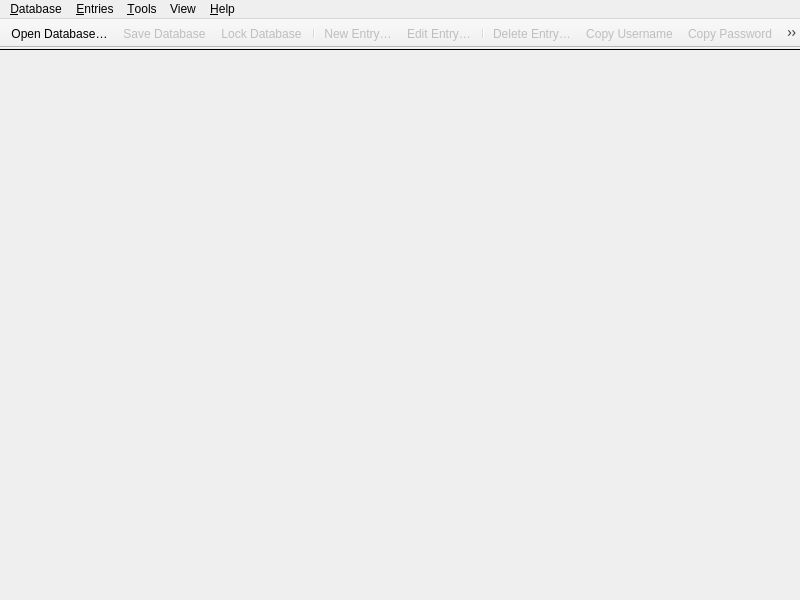
<?xml version="1.0" encoding="UTF-8"?>
<ui version="4.0">
 <class>MainWindow</class>
 <widget class="QMainWindow" name="MainWindow">
  <property name="enabled">
   <bool>true</bool>
  </property>
  <property name="geometry">
   <rect>
    <x>0</x>
    <y>0</y>
    <width>800</width>
    <height>600</height>
   </rect>
  </property>
  <property name="minimumSize">
   <size>
    <width>800</width>
    <height>500</height>
   </size>
  </property>
  <property name="windowTitle">
   <string notr="true">KeePassXC</string>
  </property>
  <widget class="QWidget" name="centralwidget">
   <property name="enabled">
    <bool>true</bool>
   </property>
   <layout class="QVBoxLayout" name="verticalLayout">
    <property name="spacing">
     <number>0</number>
    </property>
    <property name="leftMargin">
     <number>0</number>
    </property>
    <property name="topMargin">
     <number>0</number>
    </property>
    <property name="rightMargin">
     <number>0</number>
    </property>
    <property name="bottomMargin">
     <number>0</number>
    </property>
    <item>
     <widget class="MessageWidget" name="globalMessageWidget" native="true">
      <property name="sizePolicy">
       <sizepolicy hsizetype="Preferred" vsizetype="Preferred">
        <horstretch>0</horstretch>
        <verstretch>0</verstretch>
       </sizepolicy>
      </property>
     </widget>
    </item>
    <item>
     <widget class="Line" name="toolbarSeparator">
      <property name="frameShadow">
       <enum>QFrame::Plain</enum>
      </property>
      <property name="orientation">
       <enum>Qt::Horizontal</enum>
      </property>
     </widget>
    </item>
    <item>
     <widget class="QStackedWidget" name="stackedWidget">
      <property name="sizePolicy">
       <sizepolicy hsizetype="Preferred" vsizetype="Preferred">
        <horstretch>0</horstretch>
        <verstretch>0</verstretch>
       </sizepolicy>
      </property>
      <property name="currentIndex">
       <number>2</number>
      </property>
      <widget class="QWidget" name="pageDatabase">
       <layout class="QVBoxLayout" name="verticalLayout_2">
        <property name="leftMargin">
         <number>0</number>
        </property>
        <property name="topMargin">
         <number>0</number>
        </property>
        <property name="rightMargin">
         <number>0</number>
        </property>
        <property name="bottomMargin">
         <number>0</number>
        </property>
        <item>
         <widget class="DatabaseTabWidget" name="tabWidget">
          <property name="currentIndex">
           <number>-1</number>
          </property>
          <property name="tabsClosable">
           <bool>true</bool>
          </property>
          <property name="movable">
           <bool>true</bool>
          </property>
         </widget>
        </item>
       </layout>
      </widget>
      <widget class="QWidget" name="pageSettings">
       <layout class="QVBoxLayout" name="verticalLayout_3">
        <property name="leftMargin">
         <number>0</number>
        </property>
        <property name="topMargin">
         <number>0</number>
        </property>
        <property name="rightMargin">
         <number>0</number>
        </property>
        <property name="bottomMargin">
         <number>0</number>
        </property>
        <item>
         <widget class="ApplicationSettingsWidget" name="settingsWidget" native="true"/>
        </item>
       </layout>
      </widget>
      <widget class="QWidget" name="pageWelcome">
       <layout class="QVBoxLayout" name="verticalLayout_5">
        <item>
         <layout class="QHBoxLayout" name="horizontalLayout">
          <item>
           <spacer name="horizontalSpacer">
            <property name="orientation">
             <enum>Qt::Horizontal</enum>
            </property>
            <property name="sizeType">
             <enum>QSizePolicy::MinimumExpanding</enum>
            </property>
            <property name="sizeHint" stdset="0">
             <size>
              <width>50</width>
              <height>20</height>
             </size>
            </property>
           </spacer>
          </item>
          <item>
           <widget class="WelcomeWidget" name="welcomeWidget" native="true"/>
          </item>
          <item>
           <spacer name="horizontalSpacer_2">
            <property name="orientation">
             <enum>Qt::Horizontal</enum>
            </property>
            <property name="sizeType">
             <enum>QSizePolicy::MinimumExpanding</enum>
            </property>
            <property name="sizeHint" stdset="0">
             <size>
              <width>50</width>
              <height>20</height>
             </size>
            </property>
           </spacer>
          </item>
         </layout>
        </item>
       </layout>
      </widget>
      <widget class="QWidget" name="pagePasswordGenerator">
       <layout class="QVBoxLayout" name="verticalLayout_6">
        <property name="leftMargin">
         <number>60</number>
        </property>
        <property name="topMargin">
         <number>30</number>
        </property>
        <property name="rightMargin">
         <number>60</number>
        </property>
        <item>
         <spacer name="verticalSpacer_2">
          <property name="orientation">
           <enum>Qt::Vertical</enum>
          </property>
          <property name="sizeHint" stdset="0">
           <size>
            <width>20</width>
            <height>40</height>
           </size>
          </property>
         </spacer>
        </item>
        <item>
         <widget class="PasswordGeneratorWidget" name="passwordGeneratorWidget" native="true"/>
        </item>
        <item>
         <spacer name="verticalSpacer">
          <property name="orientation">
           <enum>Qt::Vertical</enum>
          </property>
          <property name="sizeHint" stdset="0">
           <size>
            <width>20</width>
            <height>40</height>
           </size>
          </property>
         </spacer>
        </item>
       </layout>
      </widget>
     </widget>
    </item>
   </layout>
  </widget>
  <widget class="QMenuBar" name="menubar">
   <property name="geometry">
    <rect>
     <x>0</x>
     <y>0</y>
     <width>800</width>
     <height>21</height>
    </rect>
   </property>
   <property name="contextMenuPolicy">
    <enum>Qt::PreventContextMenu</enum>
   </property>
   <widget class="QMenu" name="menuFile">
    <property name="title">
     <string>&amp;Database</string>
    </property>
    <widget class="QMenu" name="menuRecentDatabases">
     <property name="title">
      <string>&amp;Recent Databases</string>
     </property>
    </widget>
    <widget class="QMenu" name="menuImport">
     <property name="title">
      <string>&amp;Import</string>
     </property>
     <addaction name="actionImportCsv"/>
    </widget>
    <widget class="QMenu" name="menuExport">
     <property name="title">
      <string>&amp;Export</string>
     </property>
     <addaction name="actionExportCsv"/>
     <addaction name="actionExportHtml"/>
     <addaction name="actionExportXML"/>
    </widget>
    <addaction name="actionDatabaseNew"/>
    <addaction name="actionDatabaseOpen"/>
    <addaction name="menuRecentDatabases"/>
    <addaction name="actionDatabaseSave"/>
    <addaction name="actionDatabaseSaveAs"/>
    <addaction name="actionDatabaseClose"/>
    <addaction name="separator"/>
    <addaction name="actionLockDatabase"/>
    <addaction name="separator"/>
    <addaction name="separator"/>
    <addaction name="menuImport"/>
    <addaction name="menuExport"/>
    <addaction name="separator"/>
    <addaction name="actionQuit"/>
   </widget>
   <widget class="QMenu" name="menuHelp">
    <property name="title">
     <string>&amp;Help</string>
    </property>
    <addaction name="separator"/>
    <addaction name="actionGettingStarted"/>
    <addaction name="actionUserGuide"/>
    <addaction name="actionKeyboardShortcuts"/>
    <addaction name="separator"/>
    <addaction name="actionBugReport"/>
    <addaction name="actionAbout"/>
   </widget>
   <widget class="QMenu" name="menuEntries">
    <property name="title">
     <string>&amp;Entries</string>
    </property>
    <property name="separatorsCollapsible">
     <bool>true</bool>
    </property>
    <addaction name="actionEntryNew"/>
    <addaction name="actionEntryEdit"/>
    <addaction name="actionEntryDelete"/>
    <addaction name="separator"/>
    <addaction name="separator"/>
    <addaction name="actionEntryCopyUsername"/>
    <addaction name="actionEntryCopyPassword"/>
    <addaction name="separator"/>
    <addaction name="separator"/>
    <addaction name="separator"/>
    <addaction name="separator"/>
    <addaction name="actionEntryRestore"/>
   </widget>
   <widget class="QMenu" name="menuTools">
    <property name="title">
     <string>&amp;Tools</string>
    </property>
    <addaction name="actionPasswordGenerator"/>
    <addaction name="actionSettings"/>
   </widget>
   <widget class="QMenu" name="menuView">
    <property name="title">
     <string>View</string>
    </property>
    <widget class="QMenu" name="menuTheme">
     <property name="title">
      <string>Theme</string>
     </property>
     <addaction name="actionThemeAuto"/>
     <addaction name="actionThemeLight"/>
     <addaction name="actionThemeDark"/>
     <addaction name="actionThemeClassic"/>
    </widget>
    <addaction name="menuTheme"/>
    <addaction name="actionAlwaysOnTop"/>
    <addaction name="actionShowPreviewPanel"/>
    <addaction name="actionShowToolbar"/>
    <addaction name="actionHideUsernames"/>
    <addaction name="actionHidePasswords"/>
   </widget>
   <addaction name="menuFile"/>
   <addaction name="menuEntries"/>
   <addaction name="menuTools"/>
   <addaction name="menuView"/>
   <addaction name="menuHelp"/>
  </widget>
  <widget class="KPToolBar" name="toolBar">
   <property name="contextMenuPolicy">
    <enum>Qt::PreventContextMenu</enum>
   </property>
   <property name="movable">
    <bool>false</bool>
   </property>
   <property name="iconSize">
    <size>
     <width>26</width>
     <height>26</height>
    </size>
   </property>
   <attribute name="toolBarArea">
    <enum>TopToolBarArea</enum>
   </attribute>
   <attribute name="toolBarBreak">
    <bool>false</bool>
   </attribute>
   <addaction name="actionDatabaseOpen"/>
   <addaction name="actionDatabaseSave"/>
   <addaction name="actionLockDatabaseToolbar"/>
   <addaction name="separator"/>
   <addaction name="actionEntryNew"/>
   <addaction name="actionEntryEdit"/>
   <addaction name="separator"/>
   <addaction name="actionEntryDelete"/>
   <addaction name="actionEntryCopyUsername"/>
   <addaction name="actionEntryCopyPassword"/>
   <addaction name="separator"/>
   <addaction name="actionPasswordGenerator"/>
   <addaction name="actionSettings"/>
   <addaction name="separator"/>
  </widget>
  <action name="actionQuit">
   <property name="text">
    <string>&amp;Quit</string>
   </property>
   <property name="menuRole">
    <enum>QAction::QuitRole</enum>
   </property>
  </action>
  <action name="actionAbout">
   <property name="text">
    <string>&amp;About</string>
   </property>
   <property name="menuRole">
    <enum>QAction::AboutRole</enum>
   </property>
  </action>
  <action name="actionCheckForUpdates">
   <property name="text">
    <string>&amp;Check for Updates</string>
   </property>
   <property name="menuRole">
    <enum>QAction::ApplicationSpecificRole</enum>
   </property>
  </action>
  <action name="actionDatabaseOpen">
   <property name="text">
    <string>&amp;Open Database…</string>
   </property>
  </action>
  <action name="actionDatabaseSave">
   <property name="enabled">
    <bool>false</bool>
   </property>
   <property name="text">
    <string>&amp;Save Database</string>
   </property>
  </action>
  <action name="actionDatabaseClose">
   <property name="enabled">
    <bool>false</bool>
   </property>
   <property name="text">
    <string>&amp;Close Database</string>
   </property>
  </action>
  <action name="actionDatabaseNew">
   <property name="text">
    <string>&amp;New Database…</string>
   </property>
   <property name="toolTip">
    <string>Create a new database</string>
   </property>
  </action>
  <action name="actionDatabaseMerge">
   <property name="text">
    <string>&amp;Merge From Database…</string>
   </property>
   <property name="toolTip">
    <string>Merge from another KDBX database</string>
   </property>
  </action>
  <action name="actionEntryNew">
   <property name="enabled">
    <bool>false</bool>
   </property>
   <property name="text">
    <string>&amp;New Entry…</string>
   </property>
   <property name="toolTip">
    <string>Add a new entry</string>
   </property>
  </action>
  <action name="actionEntryEdit">
   <property name="enabled">
    <bool>false</bool>
   </property>
   <property name="text">
    <string>&amp;Edit Entry…</string>
   </property>
   <property name="toolTip">
    <string>View or edit entry</string>
   </property>
  </action>
  <action name="actionEntryDelete">
   <property name="enabled">
    <bool>false</bool>
   </property>
   <property name="text">
    <string>&amp;Delete Entry…</string>
   </property>
  </action>
  <action name="actionGroupNew">
   <property name="enabled">
    <bool>false</bool>
   </property>
   <property name="text">
    <string>&amp;New Group…</string>
   </property>
   <property name="toolTip">
    <string>Add a new group</string>
   </property>
  </action>
  <action name="actionGroupEdit">
   <property name="enabled">
    <bool>false</bool>
   </property>
   <property name="text">
    <string>&amp;Edit Group…</string>
   </property>
  </action>
  <action name="actionGroupDelete">
   <property name="enabled">
    <bool>false</bool>
   </property>
   <property name="text">
    <string>&amp;Delete Group…</string>
   </property>
  </action>
  <action name="actionGroupDownloadFavicons">
   <property name="enabled">
    <bool>false</bool>
   </property>
   <property name="text">
    <string>Download All &amp;Favicons…</string>
   </property>
  </action>
  <action name="actionGroupSortAsc">
   <property name="enabled">
    <bool>false</bool>
   </property>
   <property name="text">
    <string>Sort &amp;A-Z</string>
   </property>
  </action>
  <action name="actionGroupSortDesc">
   <property name="enabled">
    <bool>false</bool>
   </property>
   <property name="text">
    <string>Sort &amp;Z-A</string>
   </property>
  </action>
  <action name="actionDatabaseSaveAs">
   <property name="enabled">
    <bool>false</bool>
   </property>
   <property name="text">
    <string>Sa&amp;ve Database As…</string>
   </property>
  </action>
  <action name="actionDatabaseSecurity">
   <property name="enabled">
    <bool>false</bool>
   </property>
   <property name="text">
    <string>Database &amp;Security…</string>
   </property>
  </action>
  <action name="actionReports">
   <property name="enabled">
    <bool>false</bool>
   </property>
   <property name="text">
    <string>Database &amp;Reports…</string>
   </property>
   <property name="toolTip">
    <string>Statistics, health check, etc.</string>
   </property>
   <property name="menuRole">
    <enum>QAction::NoRole</enum>
   </property>
  </action>
  <action name="actionDatabaseSettings">
   <property name="enabled">
    <bool>false</bool>
   </property>
   <property name="text">
    <string>&amp;Database Settings…</string>
   </property>
   <property name="toolTip">
    <string>Database settings</string>
   </property>
   <property name="menuRole">
    <enum>QAction::NoRole</enum>
   </property>
  </action>
  <action name="actionEntryClone">
   <property name="enabled">
    <bool>false</bool>
   </property>
   <property name="text">
    <string>&amp;Clone Entry…</string>
   </property>
  </action>
  <action name="actionEntryMoveUp">
   <property name="enabled">
    <bool>false</bool>
   </property>
   <property name="text">
    <string>Move u&amp;p</string>
   </property>
   <property name="toolTip">
    <string>Move entry one step up</string>
   </property>
  </action>
  <action name="actionEntryMoveDown">
   <property name="enabled">
    <bool>false</bool>
   </property>
   <property name="text">
    <string>Move do&amp;wn</string>
   </property>
   <property name="toolTip">
    <string>Move entry one step down</string>
   </property>
  </action>
  <action name="actionEntryCopyUsername">
   <property name="enabled">
    <bool>false</bool>
   </property>
   <property name="text">
    <string>Copy &amp;Username</string>
   </property>
   <property name="toolTip">
    <string>Copy username to clipboard</string>
   </property>
  </action>
  <action name="actionEntryCopyPassword">
   <property name="enabled">
    <bool>false</bool>
   </property>
   <property name="text">
    <string>Copy &amp;Password</string>
   </property>
   <property name="toolTip">
    <string>Copy password to clipboard</string>
   </property>
  </action>
  <action name="actionSettings">
   <property name="checkable">
    <bool>true</bool>
   </property>
   <property name="text">
    <string>&amp;Settings</string>
   </property>
   <property name="menuRole">
    <enum>QAction::PreferencesRole</enum>
   </property>
  </action>
  <action name="actionPasswordGenerator">
   <property name="checkable">
    <bool>true</bool>
   </property>
   <property name="text">
    <string>&amp;Password Generator</string>
   </property>
  </action>
  <action name="actionEntryAutoType">
   <property name="enabled">
    <bool>false</bool>
   </property>
   <property name="text">
    <string>Perform &amp;Auto-Type</string>
   </property>
  </action>
  <action name="actionEntryAutoTypeUsername">
   <property name="enabled">
    <bool>false</bool>
   </property>
   <property name="text">
    <string notr="true">{USERNAME}</string>
   </property>
   <property name="iconText">
    <string notr="true">{USERNAME}</string>
   </property>
   <property name="toolTip">
    <string notr="true">{USERNAME}</string>
   </property>
  </action>
  <action name="actionEntryAutoTypeUsernameEnter">
   <property name="enabled">
    <bool>false</bool>
   </property>
   <property name="text">
    <string notr="true">{USERNAME}{ENTER}</string>
   </property>
   <property name="iconText">
    <string notr="true">{USERNAME}{ENTER}</string>
   </property>
   <property name="toolTip">
    <string notr="true">{USERNAME}{ENTER}</string>
   </property>
  </action>
  <action name="actionEntryAutoTypePassword">
   <property name="enabled">
    <bool>false</bool>
   </property>
   <property name="text">
    <string notr="true">{PASSWORD}</string>
   </property>
   <property name="iconText">
    <string notr="true">{PASSWORD}</string>
   </property>
   <property name="toolTip">
    <string notr="true">{PASSWORD}</string>
   </property>
  </action>
  <action name="actionEntryAutoTypePasswordEnter">
   <property name="enabled">
    <bool>false</bool>
   </property>
   <property name="text">
    <string notr="true">{PASSWORD}{ENTER}</string>
   </property>
   <property name="iconText">
    <string notr="true">{PASSWORD}{ENTER}</string>
   </property>
   <property name="toolTip">
    <string notr="true">{PASSWORD}{ENTER}</string>
   </property>
  </action>
  <action name="actionEntryAutoTypeTOTP">
   <property name="enabled">
    <bool>false</bool>
   </property>
   <property name="text">
    <string notr="true">{TOTP}</string>
   </property>
   <property name="iconText">
    <string notr="true">{TOTP}</string>
   </property>
   <property name="toolTip">
    <string notr="true">{TOTP}</string>
   </property>
  </action>
  <action name="actionEntryDownloadIcon">
   <property name="text">
    <string>Download &amp;Favicon</string>
   </property>
  </action>
  <action name="actionEntryOpenUrl">
   <property name="enabled">
    <bool>false</bool>
   </property>
   <property name="text">
    <string>Open &amp;URL</string>
   </property>
  </action>
  <action name="actionLockDatabase">
   <property name="enabled">
    <bool>false</bool>
   </property>
   <property name="text">
    <string>&amp;Lock Database</string>
   </property>
  </action>
  <action name="actionLockAllDatabases">
   <property name="enabled">
    <bool>false</bool>
   </property>
   <property name="text">
    <string>Lock &amp;All Databases</string>
   </property>
  </action>
  <action name="actionEntryCopyTitle">
   <property name="enabled">
    <bool>false</bool>
   </property>
   <property name="text">
    <string>&amp;Title</string>
   </property>
   <property name="toolTip">
    <string>Copy title to clipboard</string>
   </property>
  </action>
  <action name="actionEntryCopyURL">
   <property name="enabled">
    <bool>false</bool>
   </property>
   <property name="text">
    <string>&amp;URL</string>
   </property>
   <property name="toolTip">
    <string>Copy URL to clipboard</string>
   </property>
  </action>
  <action name="actionEntryCopyNotes">
   <property name="enabled">
    <bool>false</bool>
   </property>
   <property name="text">
    <string>&amp;Notes</string>
   </property>
   <property name="toolTip">
    <string>Copy notes to clipboard</string>
   </property>
  </action>
  <action name="actionExportCsv">
   <property name="enabled">
    <bool>false</bool>
   </property>
   <property name="text">
    <string>&amp;CSV File…</string>
   </property>
  </action>
  <action name="actionExportHtml">
   <property name="enabled">
    <bool>false</bool>
   </property>
   <property name="text">
    <string>&amp;HTML File…</string>
   </property>
  </action>
  <action name="actionImportKeePass1">
   <property name="text">
    <string>KeePass 1 Database…</string>
   </property>
   <property name="toolTip">
    <string>Import a KeePass 1 database</string>
   </property>
  </action>
  <action name="actionImportOpVault">
   <property name="text">
    <string>1Password Vault…</string>
   </property>
   <property name="toolTip">
    <string>Import a 1Password Vault</string>
   </property>
  </action>
  <action name="actionImportCsv">
   <property name="text">
    <string>CSV File…</string>
   </property>
   <property name="toolTip">
    <string>Import a CSV file</string>
   </property>
  </action>
  <action name="actionEntryTotp">
   <property name="text">
    <string>Show TOTP</string>
   </property>
  </action>
  <action name="actionEntryTotpQRCode">
   <property name="text">
    <string>Show QR Code</string>
   </property>
  </action>
  <action name="actionEntrySetupTotp">
   <property name="text">
    <string>Set up TOTP…</string>
   </property>
  </action>
  <action name="actionEntryCopyTotp">
   <property name="text">
    <string>Copy &amp;TOTP</string>
   </property>
  </action>
  <action name="actionEntryCopyPasswordTotp">
   <property name="text">
    <string>Copy Password and TOTP</string>
   </property>
  </action>
  <action name="actionGroupEmptyRecycleBin">
   <property name="text">
    <string>E&amp;mpty recycle bin</string>
   </property>
   <property name="visible">
    <bool>false</bool>
   </property>
  </action>
  <action name="actionDonate">
   <property name="text">
    <string>&amp;Donate</string>
   </property>
  </action>
  <action name="actionBugReport">
   <property name="text">
    <string>Report a &amp;Bug</string>
   </property>
  </action>
  <action name="actionGettingStarted">
   <property name="text">
    <string>&amp;Getting Started</string>
   </property>
   <property name="toolTip">
    <string>Open Getting Started Guide</string>
   </property>
  </action>
  <action name="actionOnlineHelp">
   <property name="text">
    <string>&amp;Online Help</string>
   </property>
   <property name="toolTip">
    <string>Go to online documentation</string>
   </property>
  </action>
  <action name="actionUserGuide">
   <property name="text">
    <string>&amp;User Guide</string>
   </property>
   <property name="toolTip">
    <string>Open User Guide</string>
   </property>
  </action>
  <action name="actionKeyboardShortcuts">
   <property name="text">
    <string>&amp;Keyboard Shortcuts</string>
   </property>
   <property name="shortcut">
    <string notr="true">Ctrl+/</string>
   </property>
  </action>
  <action name="actionDatabaseSaveBackup">
   <property name="enabled">
    <bool>false</bool>
   </property>
   <property name="text">
    <string>Save Database Backup…</string>
   </property>
  </action>
  <action name="actionEntryAddToAgent">
   <property name="text">
    <string>Add key to SSH Agent</string>
   </property>
  </action>
  <action name="actionEntryRemoveFromAgent">
   <property name="text">
    <string>Remove key from SSH Agent</string>
   </property>
  </action>
  <action name="actionCompactMode">
   <property name="checkable">
    <bool>true</bool>
   </property>
   <property name="text">
    <string>Compact Mode</string>
   </property>
  </action>
  <action name="actionThemeAuto">
   <property name="checkable">
    <bool>true</bool>
   </property>
   <property name="checked">
    <bool>true</bool>
   </property>
   <property name="text">
    <string>Automatic</string>
   </property>
  </action>
  <action name="actionThemeLight">
   <property name="checkable">
    <bool>true</bool>
   </property>
   <property name="text">
    <string>Light</string>
   </property>
  </action>
  <action name="actionThemeDark">
   <property name="checkable">
    <bool>true</bool>
   </property>
   <property name="text">
    <string>Dark</string>
   </property>
  </action>
  <action name="actionThemeClassic">
   <property name="checkable">
    <bool>true</bool>
   </property>
   <property name="text">
    <string>Classic (Platform-native)</string>
   </property>
  </action>
  <action name="actionShowToolbar">
   <property name="checkable">
    <bool>true</bool>
   </property>
   <property name="checked">
    <bool>true</bool>
   </property>
   <property name="text">
    <string>Show Toolbar</string>
   </property>
  </action>
  <action name="actionShowPreviewPanel">
   <property name="checkable">
    <bool>true</bool>
   </property>
   <property name="checked">
    <bool>true</bool>
   </property>
   <property name="text">
    <string>Show Preview Panel</string>
   </property>
  </action>
  <action name="actionAlwaysOnTop">
   <property name="checkable">
    <bool>true</bool>
   </property>
   <property name="text">
    <string>Always on Top</string>
   </property>
   <property name="shortcut">
    <string notr="true">Ctrl+Shift+A</string>
   </property>
  </action>
  <action name="actionHideUsernames">
   <property name="checkable">
    <bool>true</bool>
   </property>
   <property name="text">
    <string>Hide Usernames</string>
   </property>
   <property name="shortcut">
    <string notr="true">Ctrl+Shift+B</string>
   </property>
  </action>
  <action name="actionHidePasswords">
   <property name="checkable">
    <bool>true</bool>
   </property>
   <property name="checked">
    <bool>true</bool>
   </property>
   <property name="text">
    <string>Hide Passwords</string>
   </property>
   <property name="shortcut">
    <string notr="true">Ctrl+Shift+C</string>
   </property>
  </action>
  <action name="actionEntryAutoTypeSequence">
   <property name="text">
    <string notr="true">{USERNAME}{TAB}{PASSWORD}{ENTER}</string>
   </property>
   <property name="iconText">
    <string notr="true">{USERNAME}{TAB}{PASSWORD}{ENTER}</string>
   </property>
   <property name="toolTip">
    <string notr="true">{USERNAME}{TAB}{PASSWORD}{ENTER}</string>
   </property>
  </action>
  <action name="actionGroupClone">
   <property name="enabled">
    <bool>false</bool>
   </property>
   <property name="text">
    <string>Clone Group...</string>
   </property>
  </action>
  <action name="actionEntryRestore">
   <property name="text">
    <string notr="true" extracomment="Translatable string with plural form set in CPP file">Restore Entry(s)</string>
   </property>
   <property name="toolTip">
    <string notr="true" extracomment="Translatable string with plural form set in CPP file">Restore Entry(s)</string>
   </property>
   <property name="shortcut">
    <string notr="true">Ctrl+R</string>
   </property>
  </action>
  <action name="actionLockDatabaseToolbar">
   <property name="enabled">
    <bool>false</bool>
   </property>
   <property name="text">
    <string>&amp;Lock Database</string>
   </property>
  </action>
  <action name="actionExportXML">
   <property name="enabled">
    <bool>false</bool>
   </property>
   <property name="text">
    <string>&amp;XML File…</string>
   </property>
   <property name="toolTip">
    <string>XML File…</string>
   </property>
  </action>
 </widget>
 <customwidgets>
  <customwidget>
   <class>MessageWidget</class>
   <extends>QWidget</extends>
   <header>gui/MessageWidget.h</header>
   <container>1</container>
  </customwidget>
  <customwidget>
   <class>PasswordGeneratorWidget</class>
   <extends>QWidget</extends>
   <header>gui/PasswordGeneratorWidget.h</header>
   <container>1</container>
  </customwidget>
  <customwidget>
   <class>DatabaseTabWidget</class>
   <extends>QTabWidget</extends>
   <header>gui/DatabaseTabWidget.h</header>
   <container>1</container>
  </customwidget>
  <customwidget>
   <class>ApplicationSettingsWidget</class>
   <extends>QWidget</extends>
   <header>gui/ApplicationSettingsWidget.h</header>
   <container>1</container>
  </customwidget>
  <customwidget>
   <class>WelcomeWidget</class>
   <extends>QWidget</extends>
   <header>gui/WelcomeWidget.h</header>
   <container>1</container>
  </customwidget>
  <customwidget>
   <class>KPToolBar</class>
   <extends>QToolBar</extends>
   <header>gui/widgets/KPToolBar.h</header>
  </customwidget>
 </customwidgets>
 <resources/>
 <connections/>
</ui>
